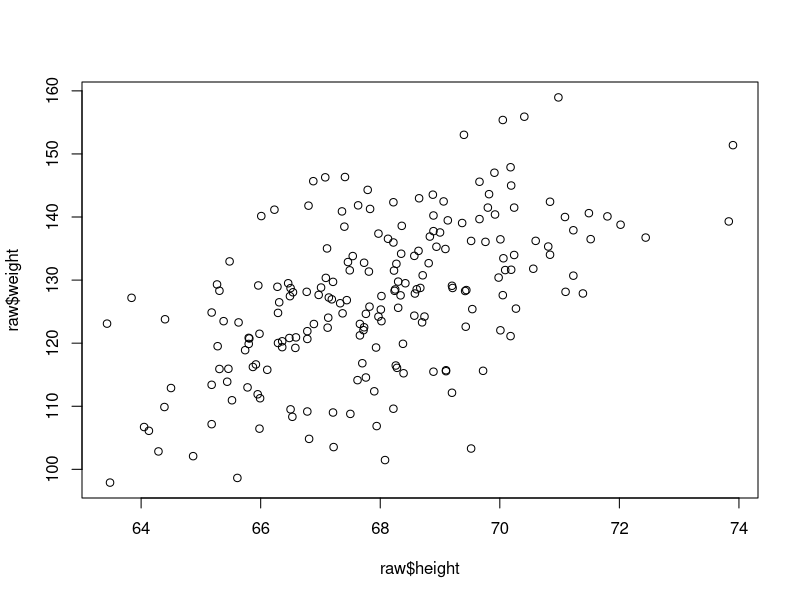

Source code (R):
raw <- read.csv("heightsweights.csv", stringsAsFactors = FALSE)
plot(raw$height, raw$weight)

centroid <- c(mean(raw$height), mean(raw$weight))
centroid

example_distance <- raw[1, c('height', 'weight')] - centroid
